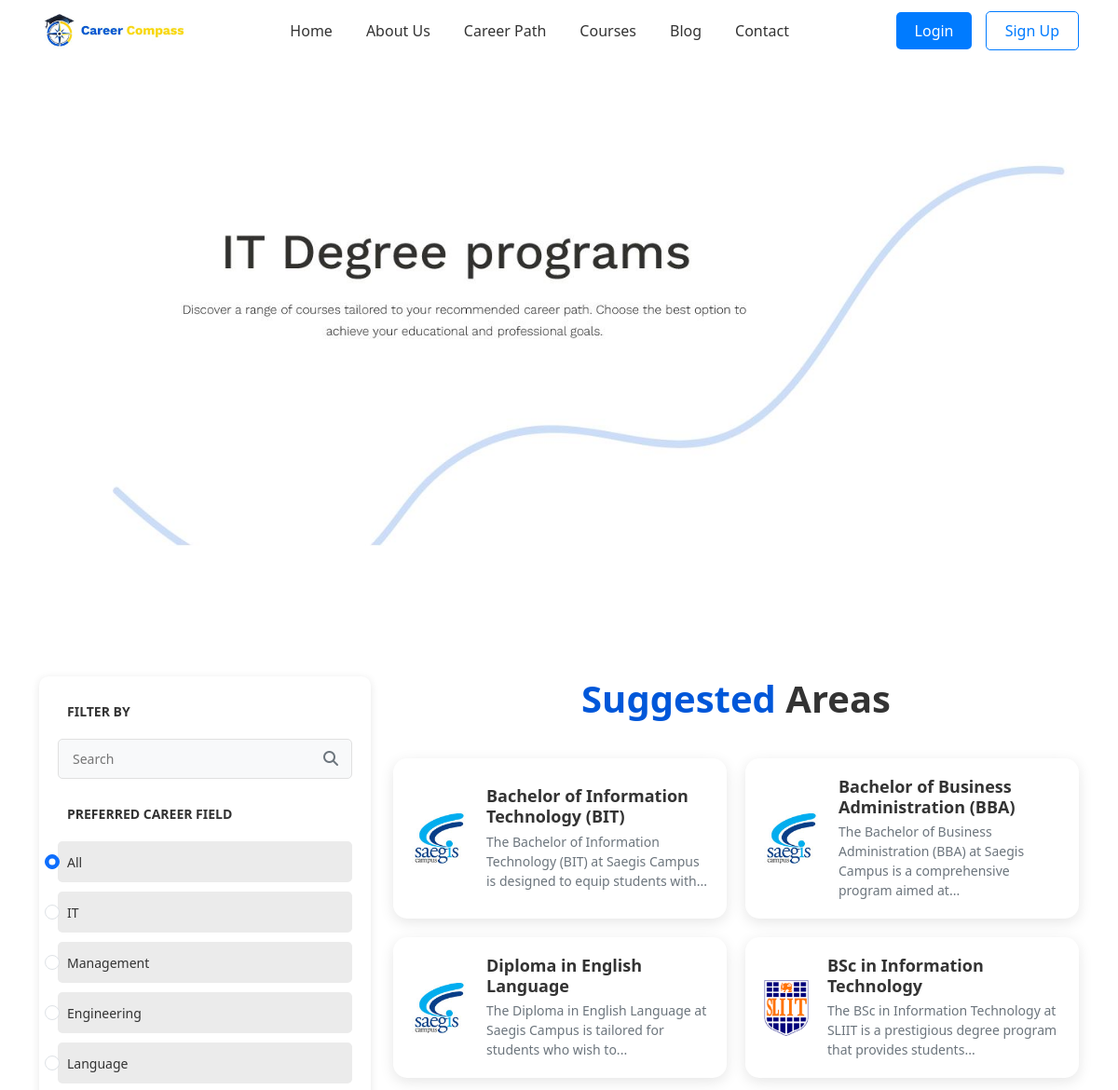
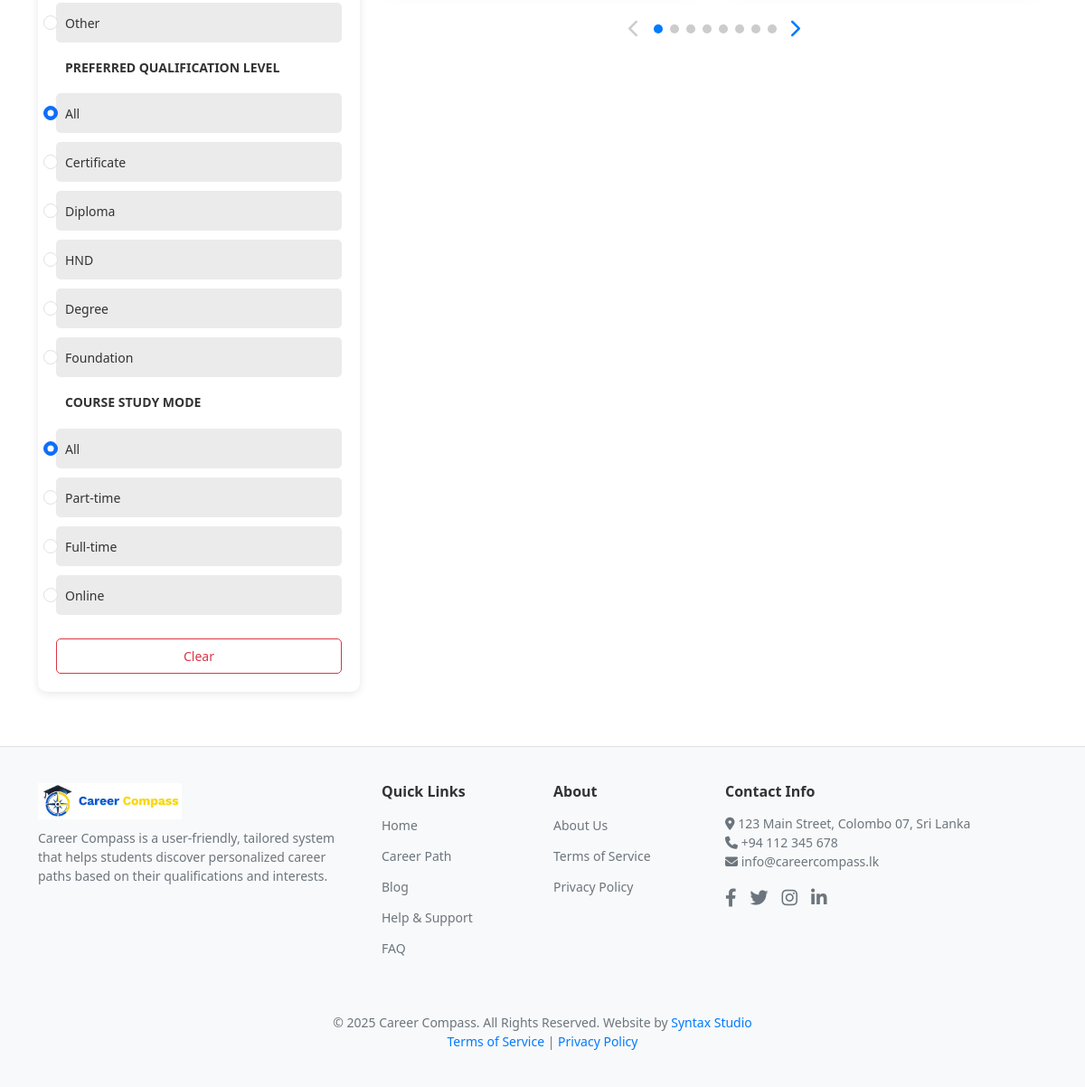
The page /course.php on the database its author committed (2 pictures, top to bottom).
### tables this page shows
CREATE TABLE `course_details` (
  `course_id` int(11) NOT NULL,
  `education_level` enum('AL','OL') NOT NULL,
  `stream` enum('Science','Technology','Commerce','Art','All') NOT NULL,
  `result` enum('Pass','Fail') NOT NULL,
  `higher_education` enum('University','Vocational') NOT NULL,
  `field` enum('IT','Management','Engineering','Language') NOT NULL,
  `qualification_level` enum('Degree','Diploma','HND','Certificate','Foundation') NOT NULL,
  `study_mode` enum('Full time','Part time','Online') NOT NULL,
  `institute_name` varchar(100) NOT NULL,
  `icon` varchar(255) DEFAULT NULL,
  `course_name` varchar(100) NOT NULL,
  `course_description` text DEFAULT NULL,
  `career_opportunity` text DEFAULT NULL,
  `what_you_learn` text DEFAULT NULL,
  `module_semester1` text DEFAULT NULL,
  `module_semester2` text DEFAULT NULL,
  `module_semester3` text DEFAULT NULL,
  `module_semester4` text DEFAULT NULL,
  `module_semester5` text DEFAULT NULL,
  `module_semester6` text DEFAULT NULL,
  `module_semester7` text DEFAULT NULL,
  `module_semester8` text DEFAULT NULL
);

### course.php (the view, shortened to what this page needs)
<?php
$conn = new mysqli("localhost", "root", "", "career_compass");
$field = isset($_GET['field']) ? $_GET['field'] : '';
$qualification_level = isset($_GET['qualification_level']) ? $_GET['qualification_level'] : '';
$study_mode = isset($_GET['study_mode']) ? $_GET['study_mode'] : '';
$search = isset($_GET['search']) ? $_GET['search'] : '';
$limit = 4;
$page = isset($_GET['page']) ? (int) $_GET['page'] : 1;
$offset = ($page - 1) * $limit;
$query = "SELECT * FROM course_details WHERE 1=1";
$params = [];
$types = '';
$count_query = str_replace("SELECT *", "SELECT COUNT(*)", $query);
$stmt = $conn->prepare($count_query);
$stmt->execute();
$total_courses = $stmt->get_result()->fetch_row()[0];
$total_pages = ceil($total_courses / $limit);
$query .= " LIMIT ? OFFSET ?";
$types .= 'ii';
$params[] = $limit;
$params[] = $offset;
$stmt = $conn->prepare($query);
if (!empty($params)) {
    $stmt->bind_param($types, ...$params);
}
$stmt->execute();
$courses = $stmt->get_result()->fetch_all(MYSQLI_ASSOC);
function truncateDescription($text, $word_limit = 15)
{
    $words = explode(' ', $text);
    if (count($words) > $word_limit) {
        return implode(' ', array_slice($words, 0, $word_limit)) . '...';
    }
    return $text;
}
?>
<!DOCTYPE html>
<html lang="en">
<head>
    <link href="https://cdn.jsdelivr.net/npm/bootstrap@5.3.0/dist/css/bootstrap.min.css" rel="stylesheet">
    <link rel="stylesheet" href="https://cdnjs.cloudflare.com/ajax/libs/font-awesome/6.4.0/css/all.min.css">
</head>
<body>
    <?php include 'includes/navigation.php'; ?>
    <section class="cover-section">
        <div class="container">
            <div class="coverimg text-center">
                <img src="assets/img/course cover.jpg" alt="Cover Image" class="img-fluid">
            </div>
        </div>
    </section>
    <section class="courses-section">
        <div class="container">
            <div class="row">
                <div class="col-md-4">
                    <div class="filter-section">
                        <h5>FILTER BY</h5>
                        <form method="GET" id="filterForm">
                            <div class="search-box">
                                <input type="text" name="search" placeholder="Search"
                                    value="<?php echo htmlspecialchars($search); ?>">
                                <i class="fas fa-search"></i>
                            </div>
                            <h5>Preferred Career Field</h5>
                            <div class="form-check">
                                <input class="form-check-input" type="radio" name="field" id="fieldAll" value="All"
                                    <?php echo ($field == 'All' || $field == '') ? 'checked' : ''; ?>>
                                <label class="form-check-label" for="fieldAll">All</label>
                            </div>
                            <div class="form-check">
                                <input class="form-check-input" type="radio" name="field" id="fieldIT" value="IT" <?php echo ($field == 'IT') ? 'checked' : ''; ?>>
                                <label class="form-check-label" for="fieldIT">IT</label>
                            </div>
                            <div class="form-check">
                                <input class="form-check-input" type="radio" name="field" id="fieldManagement"
                                    value="Management" <?php echo ($field == 'Management') ? 'checked' : ''; ?>>
                                <label class="form-check-label" for="fieldManagement">Management</label>
                            </div>
                            <div class="form-check">
                                <input class="form-check-input" type="radio" name="field" id="fieldEngineering"
                                    value="Engineering" <?php echo ($field == 'Engineering') ? 'checked' : ''; ?>>
                                <label class="form-check-label" for="fieldEngineering">Engineering</label>
                            </div>
                            <div class="form-check">
                                <input class="form-check-input" type="radio" name="field" id="fieldLanguage"
                                    value="Language" <?php echo ($field == 'Language') ? 'checked' : ''; ?>>
                                <label class="form-check-label" for="fieldLanguage">Language</label>
                            </div>
                            <div class="form-check">
                                <input class="form-check-input" type="radio" name="field" id="fieldOther" value="Other"
                                    <?php echo ($field == 'Other') ? 'checked' : ''; ?>>
                                <label class="form-check-label" for="fieldOther">Other</label>
                            </div>
                            <h5>Preferred Qualification Level</h5>
                            <div class="form-check">
                                <input class="form-check-input" type="radio" name="qualification_level" id="qualAll"
                                    value="All" <?php echo ($qualification_level == 'All' || $qualification_level == '') ? 'checked' : ''; ?>>
                                <label class="form-check-label" for="qualAll">All</label>
                            </div>
                            <div class="form-check">
                                <input class="form-check-input" type="radio" name="qualification_level"
                                    id="qualCertificate" value="Certificate" <?php echo ($qualification_level == 'Certificate') ? 'checked' : ''; ?>>
                                <label class="form-check-label" for="qualCertificate">Certificate</label>
                            </div>
                            <div class="form-check">
                                <input class="form-check-input" type="radio" name="qualification_level" id="qualDiploma"
                                    value="Diploma" <?php echo ($qualification_level == 'Diploma') ? 'checked' : ''; ?>>
                                <label class="form-check-label" for="qualDiploma">Diploma</label>
                            </div>
                            <div class="form-check">
                                <input class="form-check-input" type="radio" name="qualification_level" id="qualHND"
                                    value="HND" <?php echo ($qualification_level == 'HND') ? 'checked' : ''; ?>>
                                <label class="form-check-label" for="qualHND">HND</label>
                            </div>
                            <div class="form-check">
                                <input class="form-check-input" type="radio" name="qualification_level" id="qualDegree"
                                    value="Degree" <?php echo ($qualification_level == 'Degree') ? 'checked' : ''; ?>>
                                <label class="form-check-label" for="qualDegree">Degree</label>
                            </div>
                            <div class="form-check">
                                <input class="form-check-input" type="radio" name="qualification_level"
                                    id="qualFoundation" value="Foundation" <?php echo ($qualification_level == 'Foundation') ? 'checked' : ''; ?>>
                                <label class="form-check-label" for="qualFoundation">Foundation</label>
                            </div>
                            <h5>Course Study Mode</h5>
                            <div class="form-check">
                                <input class="form-check-input" type="radio" name="study_mode" id="modeAll" value="All"
                                    <?php echo ($study_mode == 'All' || $study_mode == '') ? 'checked' : ''; ?>>
                                <label class="form-check-label" for="modeAll">All</label>
                            </div>
                            <div class="form-check">
                                <input class="form-check-input" type="radio" name="study_mode" id="modePartTime"
                                    value="Part time" <?php echo ($study_mode == 'Part time') ? 'checked' : ''; ?>>
                                <label class="form-check-label" for="mode-Part time">Part-time</label>
                            </div>
                            <div class="form-check">
                                <input class="form-check-input" type="radio" name="study_mode" id="modeFullTime"
                                    value="Full time" <?php echo ($study_mode == 'Full time') ? 'checked' : ''; ?>>
                                <label class="form-check-label" for="modeFullTime">Full-time</label>
                            </div>
                            <div class="form-check">
                                <input class="form-check-input" type="radio" name="study_mode" id="modeOnline"
                                    value="Online" <?php echo ($study_mode == 'Online') ? 'checked' : ''; ?>>
                                <label class="form-check-label" for="modeOnline">Online</label>
                            </div>
                            <button type="button" class="clear-btn mt-3"
                                onclick="window.location.href='course.php'">Clear</button>
                        </form>
                    </div>
                </div>
                <div class="col-md-8">
                    <h2 class="text-center"><span>Suggested</span> Areas</h2>
                    <?php if (empty($courses)) { ?>
                        <p>No courses found. Please adjust your filters and try again.</p>
                    <?php } else { ?>
                        <div class="course-grid">
                            <?php foreach ($courses as $course) { ?>
                                <a href="course_details.php?course_id=<?php echo htmlspecialchars($course['course_id']); ?>"
                                    style="text-decoration: none; color: inherit;">
                                    <div class="course-card d-flex align-items-center">
                                        <img src="images/<?php echo htmlspecialchars($course['icon']); ?>"
                                            alt="<?php echo htmlspecialchars($course['course_name']); ?>">
                                        <div>
                                            <h5><?php echo htmlspecialchars($course['course_name']); ?></h5>
                                            <p><?php echo htmlspecialchars(truncateDescription($course['course_description'], 15)); ?>
                                            </p>
                                        </div>
                                    </div>
                                </a>
                            <?php } ?>
                        </div>
                    <?php } ?>
                    <?php if ($total_pages > 1) { ?>
                        <nav aria-label="Page navigation">
                            <ul class="pagination">
                                <li class="page-item">
                                    <a class="page-link <?php echo ($page <= 1) ? 'disabled' : ''; ?>"
                                        href="course.php?page=<?php echo $page - 1; ?>&field=<?php echo urlencode($field); ?>&qualification_level=<?php echo urlencode($qualification_level); ?>&study_mode=<?php echo urlencode($study_mode); ?>&search=<?php echo urlencode($search); ?>"
                                        aria-label="Previous">
                                        <i class="fas fa-chevron-left"></i>
                                    </a>
                                </li>
                                <li class="page-item dots">
                                    <?php for ($i = 1; $i <= $total_pages; $i++) { ?>
                                        <span class="dot <?php echo ($i == $page) ? 'active' : ''; ?>"></span>
                                    <?php } ?>
                                </li>
                                <li class="page-item">
                                    <a class="page-link <?php echo ($page >= $total_pages) ? 'disabled' : ''; ?>"
                                        href="course.php?page=<?php echo $page + 1; ?>&field=<?php echo urlencode($field); ?>&qualification_level=<?php echo urlencode($qualification_level); ?>&study_mode=<?php echo urlencode($study_mode); ?>&search=<?php echo urlencode($search); ?>"
                                        aria-label="Next">
                                        <i class="fas fa-chevron-right"></i>
                                    </a>
                                </li>
                            </ul>
                        </nav>
                    <?php } ?>
                </div>
            </div>
        </div>
    </section>
    <?php include 'includes/footer.php'; ?>
</body>
</html>

### rows shown on the page
course_details: icon (picture), course_name "Bachelor of Information Technology (BIT)", course_description "The Bachelor of Information Technology (BIT) at Saegis Campus is designed to equip students with..."
course_details: icon (picture), course_name "Bachelor of Business Administration (BBA)", course_description "The Bachelor of Business Administration (BBA) at Saegis Campus is a comprehensive program aimed at..."
course_details: icon (picture), course_name "Diploma in English Language", course_description "The Diploma in English Language at Saegis Campus is tailored for students who wish to..."
course_details: icon (picture), course_name "BSc in Information Technology", course_description "The BSc in Information Technology at SLIIT is a prestigious degree program that provides students..."
